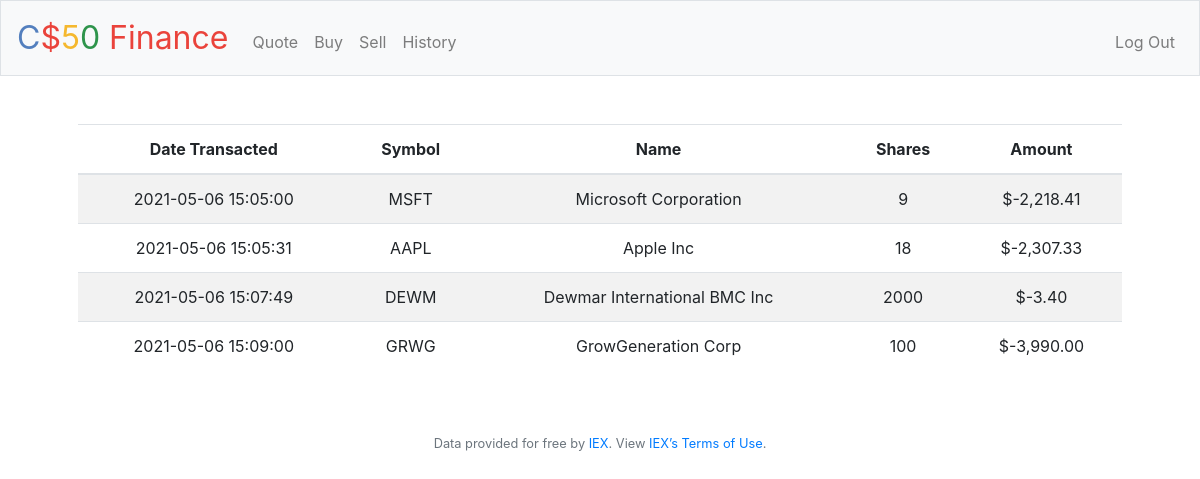
Screenshot of /history (signed in) with the database file from the repository.
### tables this page shows
CREATE TABLE history (
    user INTEGER NOT NULL,
    symbol TEXT NOT NULL,
    name TEXT NOT NULL,
    shares INTEGER NOT NULL,
    amount NUMERIC NOT NULL,
    transacted TIMESTAMP DEFAULT CURRENT_TIMESTAMP NOT NULL,
    FOREIGN KEY (user) REFERENCES users (id));

### application.py (the view)
@app.route("/history")
@login_required  # Function from `helpers.py` to require login first
def history():
    if not session.get("user_id"):
        return redirect("/login")
    user_history = db.execute("SELECT * FROM history WHERE user = ?",
                              session.get("user_id"))
    for i in range(len(user_history)):
        user_history[i]['amount'] = usd(user_history[i]['amount'])
    return render_template("history.html", history=user_history)

### application.py (called while the page is built)
@app.after_request
def after_request(response):
    response.headers["Cache-Control"] = "no-cache, no-store, must-revalidate"
    response.headers["Expires"] = 0
    response.headers["Pragma"] = "no-cache"
    return response

### helpers.py (called while the page is built)
def login_required(f):
    @wraps(f)
    def decorated_function(*args, **kwargs):
        if session.get("user_id") is None:
            return redirect("/login")
        return f(*args, **kwargs)
    return decorated_function

def usd(value):
    return f"${value:,.2f}"

### templates/history.html (shortened to what this page needs)
{% extends "layout.html" %}
{% block main %}
    {% if session.user_id %}
        <table class="table table-striped">
            <thead>
                <tr>
                    <th>Date Transacted</th>
                    <th>Symbol</th>
                    <th>Name</th>
                    <th>Shares</th>
                    <th>Amount</th>
                </tr>
            </thead>
            <tbody>
                {% for row in history %}
                    <tr>
                        <td>{{ row.transacted }}</td>
                        <td>{{ row.symbol }}</td>
                        <td>{{ row.name }}</td>
                        <td>{{ row.shares }}</td>
                        <td>{{ row.amount }}</td>
                    </tr>
                {% endfor %}
            </tbody>
        </table>
    {% endif %}
{% endblock %}

### templates/layout.html (shortened to what this page needs)
<!DOCTYPE html>
<html lang="en">
    <head>
        <link rel="stylesheet" href="https://cdn.jsdelivr.net/npm/bootstrap@4.5.3/dist/css/bootstrap.min.css">
        <link href="/static/styles.css" rel="stylesheet">
    </head>
    <body>
        <nav class="navbar navbar-expand-md navbar-light bg-light border">
            <a class="navbar-brand" href="/"><span class="blue">C</span><span class="red">$</span><span class="yellow">5</span><span class="green">0</span> <span class="red">Finance</span></a>
            <div class="collapse navbar-collapse" id="navbar">
                {% if session.user_id %}
                    <ul class="navbar-nav mr-auto mt-2">
                        <li class="nav-item"><a class="nav-link" href="/quote">Quote</a></li>
                        <li class="nav-item"><a class="nav-link" href="/buy">Buy</a></li>
                        <li class="nav-item"><a class="nav-link" href="/sell">Sell</a></li>
                        <li class="nav-item"><a class="nav-link" href="/history">History</a></li>
                    </ul>
                    <ul class="navbar-nav ml-auto mt-2">
                        <li class="nav-item"><a class="nav-link" href="/logout">Log Out</a></li>
                    </ul>
                {% else %}
                    <ul class="navbar-nav ml-auto mt-2">
                        <li class="nav-item"><a class="nav-link" href="/register">Register</a></li>
                        <li class="nav-item"><a class="nav-link" href="/login">Log In</a></li>
                    </ul>
                {% endif %}
            </div>
        </nav>
        <main class="container p-5">
            {% block main %}{% endblock %}
        </main>
        <footer class="small text-center text-muted">
            Data provided for free by <a href="https://iextrading.com/developer">IEX</a>. View <a href="https://iextrading.com/api-exhibit-a/">IEX’s Terms of Use</a>.
        </footer>
    </body>
</html>

### static/styles.css (style rules this page uses)
nav .navbar-brand { font-size: xx-large; }
nav .navbar-brand .blue { color: #537fbe; }
nav .navbar-brand .red { color: #ea433b; }
nav .navbar-brand .yellow { color: #f5b82e; }
nav .navbar-brand .green { color: #2e944b; }
main { overflow-x: auto; text-align: center; }

### rows the page displays
history: transacted "2021-05-06 15:05:00", symbol "MSFT", name "Microsoft Corporation", shares "9", amount "$-2,218.41"
history: transacted "2021-05-06 15:05:31", symbol "AAPL", name "Apple Inc", shares "18", amount "$-2,307.33"
history: transacted "2021-05-06 15:07:49", symbol "DEWM", name "Dewmar International BMC Inc", shares "2000", amount "$-3.40"
history: transacted "2021-05-06 15:09:00", symbol "GRWG", name "GrowGeneration Corp", shares "100", amount "$-3,990.00"
